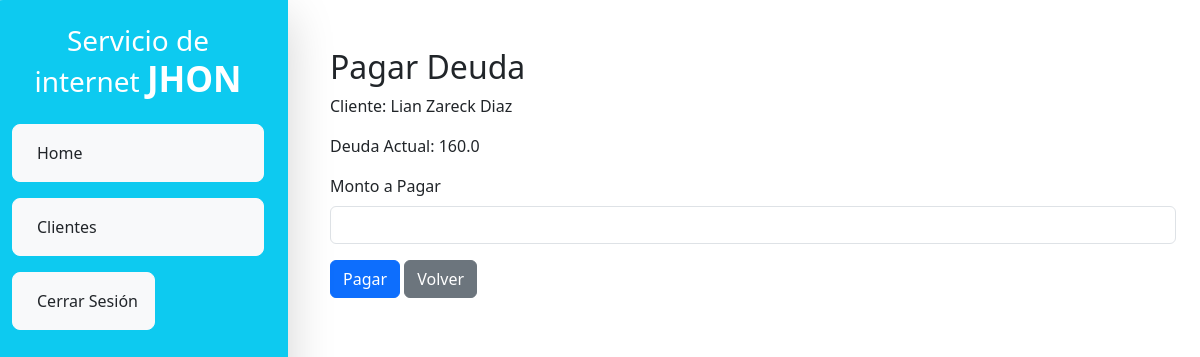
/pagar/17/ (signed in), run on the app's committed database.
### app/models.py (models this page shows, shortened)
class Cliente(models.Model):
    SERVICIO_CHOICES = [
        (30, "30"),
        (35, "35"),
        (40, "40"),
        (45, "45"),
        (50, "50"),
        (55, "55"),
    ]
    nombre = models.CharField(max_length=100)
    apellido_paterno = models.CharField(max_length=100)
    apellido_materno = models.CharField(max_length=100)
    dni = models.CharField(max_length=8, unique=True)
    servicio = models.DecimalField(max_digits=5, decimal_places=2, choices=SERVICIO_CHOICES)
    deuda_manual = models.DecimalField(max_digits=10, decimal_places=2, default=0)
    fecha_inicio = models.DateField()
    direccion = models.TextField()
    def deuda_actual(self):
        deuda_total = float(self.deuda_manual) + float(self.servicio)  # Deuda inicial
        hoy = date.today()
        fecha_pago = self.fecha_inicio
        ultimo_pago = self.pago_set.order_by('-fecha_pago').first()
        fecha_ultimo_pago = ultimo_pago.fecha_pago if ultimo_pago else None
        while fecha_pago + timedelta(days=1) <= hoy:
            fecha_acumulacion = fecha_pago + timedelta(days=1)  # Día después del pago
            if not fecha_ultimo_pago or fecha_ultimo_pago < fecha_acumulacion:
                deuda_total += float(self.servicio)
            mes_siguiente = fecha_pago.month + 1 if fecha_pago.month < 12 else 1
            anio_siguiente = fecha_pago.year if mes_siguiente > 1 else fecha_pago.year + 1
            try:
                fecha_pago = date(anio_siguiente, mes_siguiente, self.fecha_inicio.day)
            except ValueError:
                _, last_day = monthrange(anio_siguiente, mes_siguiente)
                fecha_pago = date(anio_siguiente, mes_siguiente, last_day)
        pagos_realizados = self.pago_set.aggregate(models.Sum('monto_pagado'))['monto_pagado__sum'] or 0
        deuda_total -= float(pagos_realizados)
        return max(deuda_total, 0)  # Evitar valores negativos

### app/views.py (the view, shortened to what this page needs)
# urls.py: path('pagar/<int:pk>/', views.pagar_deuda, name='pagar_deuda'),
@login_required(login_url='login')
def pagar_deuda(request, pk):
    cliente = get_object_or_404(Cliente, pk=pk)
    return render(request, 'pagar_deuda.html', {'cliente': cliente})

### app/templates/pagar_deuda.html (shortened to what this page needs)
{% extends 'base.html' %}
{% block content %}
<h2>Pagar Deuda</h2>
<p>Cliente: {{ cliente.nombre }} {{ cliente.apellido_paterno }}</p>
<p>Deuda Actual: {{ cliente.deuda_actual }}</p>
<form method="post">
    <div class="mb-3">
        <label for="monto_pagado" class="form-label">Monto a Pagar</label>
        <input type="number" name="monto_pagado" step="0.01" class="form-control" required>
    </div>
    <button type="submit" class="btn btn-primary">Pagar</button>
    <a href="{% url 'listar_clientes' %}" class="btn btn-secondary">Volver</a>
</form>
{% endblock %}

### data on the page
Cliente: nombre "Lian Zareck", apellido_paterno "Diaz", deuda_actual "160.0"
